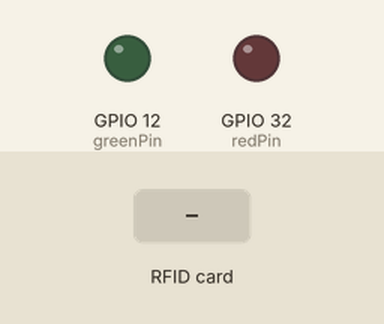
This sketch was run on a simulated ESP32. Parts: output pins drawn as LEDs (lit = HIGH). Inputs (shaded band) come from the test bench. What the sketch prints to the serial monitor is not drawn.

Above: at 1.2 s.
1.3 s: RFID card 5E 7A 19 C4 held to the reader
At 2.0 s:
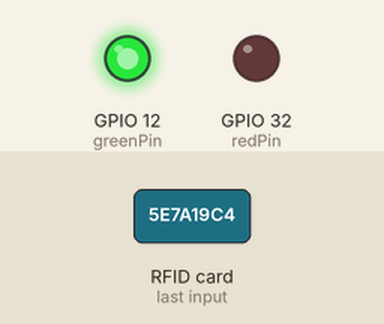
Timing chart, 0 to 4.3 s (numbered marks = the images above; inputs shaded):
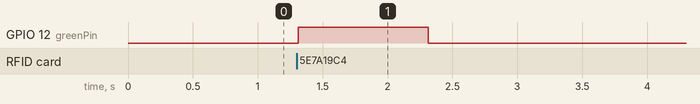

Measured:
- after the input at 1.3 s, GPIO 12 (greenPin): LOW → HIGH at once, → LOW 1.0 s later

The sketch:

mrfc32_v1.ino
```cpp
/**

Codigo adaptado da url:

https://www.fernandok.com/2018/02/esp32-com-rfid-controle-de-acesso.html


 */


#include <MFRC522.h> //library responsible for communicating with the module RFID-RC522
#include <SPI.h> //library responsible for communicating of SPI bus
#define SS_PIN    21
#define RST_PIN   22
#define SIZE_BUFFER     18
#define MAX_SIZE_BLOCK  16
#define greenPin     12
#define redPin     32
//used in authentication
MFRC522::MIFARE_Key key;
//authentication return status code
MFRC522::StatusCode status;
// Defined pins to module RC522
MFRC522 mfrc522(SS_PIN, RST_PIN);
void setup()
{
  Serial.begin(9600);
  SPI.begin(); // Init SPI bus
  pinMode(greenPin, OUTPUT);
  pinMode(redPin, OUTPUT);

  // Init MFRC522
  mfrc522.PCD_Init();
  Serial.println("Approach your reader card...");
  Serial.println();
}


void loop()
{
   // Aguarda a aproximacao do cartao
  if ( ! mfrc522.PICC_IsNewCardPresent())
  {
    return;
  }
  // Seleciona um dos cartoes
  if ( ! mfrc522.PICC_ReadCardSerial())
  {
    return;
  }


    leituraDados();

  // instrui o PICC quando no estado ACTIVE a ir para um estado de "parada"
  mfrc522.PICC_HaltA();
  // "stop" a encriptação do PCD, deve ser chamado após a comunicação com autenticação, caso contrário novas comunicações não poderão ser iniciadas
  mfrc522.PCD_StopCrypto1();
}


//faz a leitura dos dados do cartão/tag
void leituraDados()
{
  //imprime os detalhes tecnicos do cartão/tag
  mfrc522.PICC_DumpDetailsToSerial(&(mfrc522.uid));

  //Prepara a chave - todas as chaves estão configuradas para FFFFFFFFFFFFh (Padrão de fábrica).
  for (byte i = 0; i < 6; i++) key.keyByte[i] = 0xFF;

  //buffer para colocar os dados ligos
  byte buffer[SIZE_BUFFER] = {0};

  //bloco que faremos a operação
  byte bloco = 1;
  byte tamanho = SIZE_BUFFER;


  //faz a autenticação do bloco que vamos operar
  status = mfrc522.PCD_Authenticate(MFRC522::PICC_CMD_MF_AUTH_KEY_A, bloco, &key, &(mfrc522.uid)); //line 834 of MFRC522.cpp file
  if (status != MFRC522::STATUS_OK) {
    Serial.print(F("Authentication failed: "));
    Serial.println(mfrc522.GetStatusCodeName(status));
    digitalWrite(redPin, HIGH);
    delay(1000);
    digitalWrite(redPin, LOW);
    return;
  }

  //faz a leitura dos dados do bloco
  status = mfrc522.MIFARE_Read(bloco, buffer, &tamanho);
  if (status != MFRC522::STATUS_OK) {
    Serial.print(F("Reading failed: "));
    Serial.println(mfrc522.GetStatusCodeName(status));
    digitalWrite(redPin, HIGH);
    delay(1000);
    digitalWrite(redPin, LOW);
    return;
  }
  else{
      digitalWrite(greenPin, HIGH);
      delay(1000);
      digitalWrite(greenPin, LOW);
  }

  Serial.print(F("\nDados bloco ["));
  Serial.print(bloco);Serial.print(F("]: "));

  //imprime os dados lidos
  for (uint8_t i = 0; i < MAX_SIZE_BLOCK; i++)
  {
      Serial.write(buffer[i]);
  }
  Serial.println(" ");
}
```
